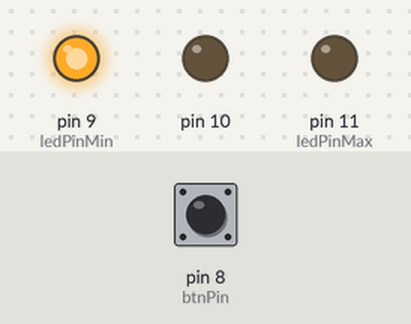
Simulated run of this sketch. Board: Arduino Uno, built with avr-gcc and run on an emulated ATmega328P. Parts: output pins drawn as LEDs (lit = HIGH). The test bench sets the inputs (shaded band); at power-on: pin 8 (btnPin) HIGH.

Above: at 1.2 s.
1.3 s: pin 8 (btnPin) pulled LOW for 0.15 s
At 2.3 s:
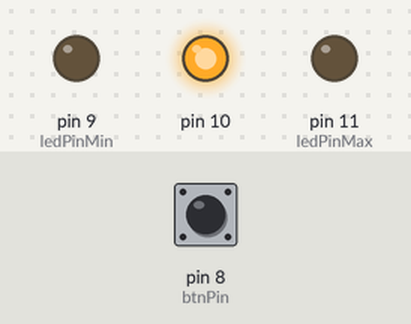
3.3 s: pin 8 (btnPin) pulled LOW for 1 s
At 3.75 s:
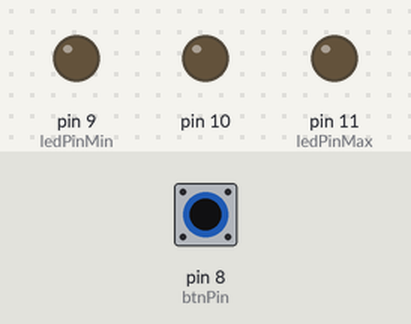
5.8 s: pin 8 (btnPin) pulled LOW for 3.2 s
At 10.2 s:
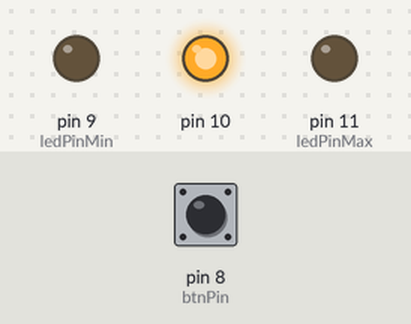
10.5 s: pin 8 (btnPin) pulled LOW for 0.15 s
At 11.7 s:
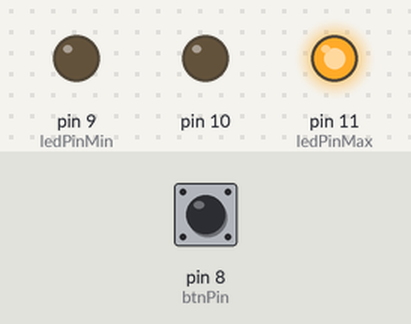
12.5 s: pin 8 (btnPin) pulled LOW for 1 s
At 14.6 s:
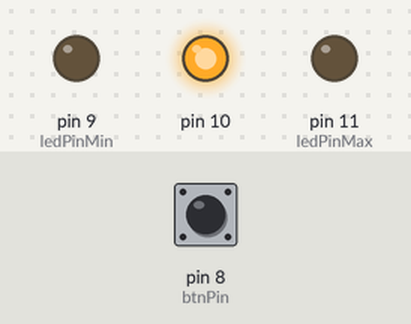
Timing chart, 0 to 16.0 s (numbered marks = the images above; inputs shaded):
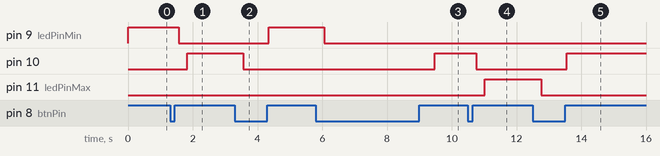

The sketch:

switch_lights.ino
```cpp
/*

*/

const int btnPin = 8;
const int ledPinMin = 9;
const int ledPinMax = 11;
int brightness = 255;
int ledCount = ledPinMax - ledPinMin + 1;
int ledInc = ledCount;

void setup() {
  pinMode(btnPin, INPUT_PULLUP);
  // for (int thisPin = ledPinMin; thisPin <= ledPinMax; thisPin++) { // This is not required for PWM. See https://www.arduino.cc/en/Reference/AnalogWrite
  //   pinMode(thisPin, OUTPUT);
  // }
  analogWrite(ledPinMin, brightness);
}

void ledChange() {
  for (brightness = 255; brightness >= 0; brightness--) {
    analogWrite(ledInc % ledCount + ledPinMin, brightness);
    delay(1);
  }
  ledInc++;
  for (brightness = 0; brightness <= 255; brightness++) {
    analogWrite(ledInc % ledCount + ledPinMin, brightness);
    delay(1);
  }
}

void loop() {
  if (digitalRead(btnPin) == LOW) {
    ledChange();
  }
}
```

Measured:
- after the input at 1.3 s, pin 9 (ledPinMin): HIGH → LOW after 0.26 s; pin 10: LOW → HIGH after 0.53 s
- after the input at 3.3 s, pin 9 (ledPinMin): LOW → HIGH after 1.1 s; pin 10: HIGH → LOW after 0.26 s
- after the input at 5.8 s, pin 9 (ledPinMin): HIGH → LOW after 0.26 s; pin 10: LOW → HIGH after 3.7 s
- after the input at 10.5 s, pin 10: HIGH → LOW after 0.26 s; pin 11 (ledPinMax): LOW → HIGH after 0.53 s
- after the input at 12.5 s, pin 10: LOW → HIGH after 1.1 s; pin 11 (ledPinMax): HIGH → LOW after 0.26 s
